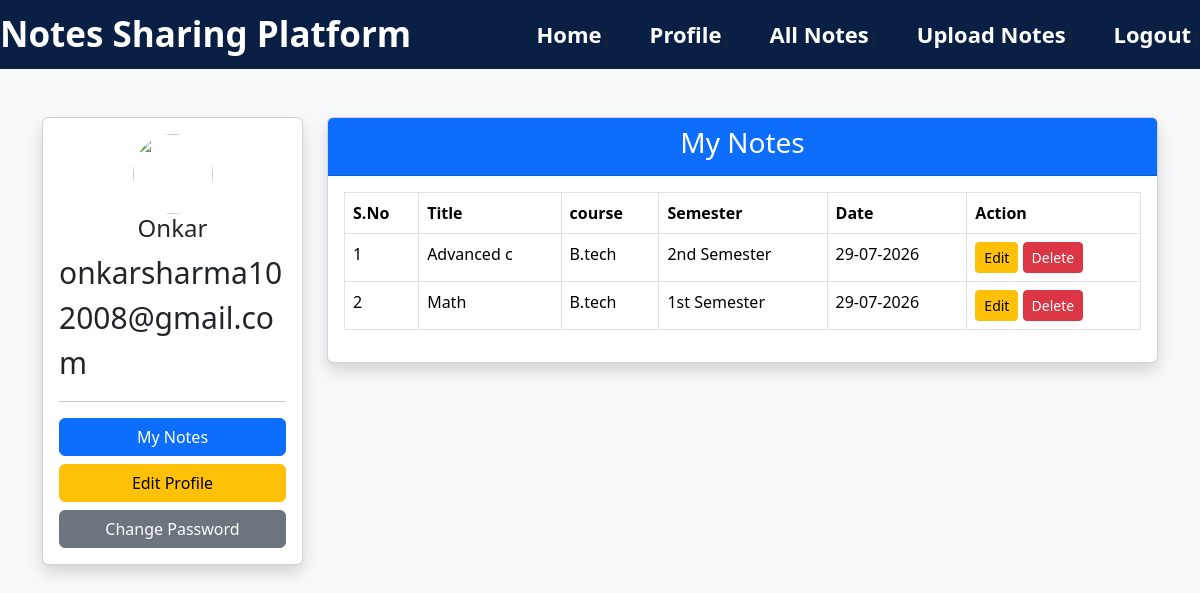
Screenshot of /profile (signed in) with the database file from the repository.
### tables this page shows
CREATE TABLE users (
            id INTEGER PRIMARY KEY AUTOINCREMENT,
            fullname TEXT,
            email TEXT,
            username TEXT,
            password TEXT
        );

CREATE TABLE notes (
    id INTEGER PRIMARY KEY AUTOINCREMENT,
    title TEXT,
    subject TEXT,
    semester TEXT,
    filename TEXT,
    uploaded_by TEXT
, upload_date TEXT, course TEXT);

### app.py (the view)
@app.route("/profile")
def profile():
    if "username" not in session:
        return redirect(url_for("login"))
    conn = sqlite3.connect("users.db")
    cursor = conn.cursor()
    cursor.execute(
        "SELECT fullname, username, email FROM users WHERE username=?",
        (session["username"],)
    )
    user = cursor.fetchone()
    cursor.execute(
        "SELECT id,title,subject,semester,upload_date FROM notes WHERE uploaded_by=?",
        (session["username"],)
    )
    notes = cursor.fetchall()
    conn.close()
    return render_template("profile.html", user=user, notes=notes)

### templates/profile.html (shortened to what this page needs)
<!DOCTYPE html>
<html lang="en">
<head>
     <link rel="stylesheet" href="{{ url_for('static', filename='css/style.css') }}">
    <link href="https://cdn.jsdelivr.net/npm/bootstrap@5.3.3/dist/css/bootstrap.min.css" rel="stylesheet">
</head>
<body class="bg-light">
<nav class="navbar">
            <div class="logo">
                 Notes Sharing Platform
            </div>
            <div class="menu">
            <a href="/">Home</a>|
            <a href="/profile">Profile</a>|
            <a href="/notes">All Notes</a>|
            <a href="/upload">Upload Notes</a>|
            <a href="/logout">Logout</a>|
        </div>
        </nav>
<div class="container mt-5">
<div class="row">
<div class="col-md-3">
<div class="card text-center shadow">
<div class="card-body">
<img src="{{ url_for('static', filename='images/profile.png') }}" class="profile-img">
<h4>{{ user[0] }}</h4>
<p>{{ user[2] }}</p>
<hr>
<a href="/profile" class="btn btn-primary w-100 mb-2">My Notes</a>
<a href="/edit-profile" class="btn btn-warning w-100 mb-2">Edit Profile</a>
<a href="/change-password" class="btn btn-secondary w-100">Change Password</a>
</div>
</div>
</div>
<div class="col-md-9">
<div class="card shadow">
<div class="card-header bg-primary text-white">
<h3>My Notes</h3>
</div>
<div class="card-body">
<table class="table table-bordered table-hover">
<thead>
<tr>
<th>S.No</th>
<th>Title</th>
<th>course</th>
<th>Semester</th>
<th>Date </th>
<th>Action</th>
</tr>
</thead>
<tbody>
{% for note in notes %}
<tr>
    <td>{{ loop.index }}</td>
    <td>{{ note[1] }}</td>
    <td>{{ note[2] }}</td>
    <td>{{ note[3]}}</td>
    <td>{{ note[4]}}</td>
    <td>
    <a href="{{ url_for('edit', id=note[0]) }}" class="btn btn-warning btn-sm">
        Edit
    </a>
    <a href="{{ url_for('delete', id=note[0]) }}"
       class="btn btn-danger btn-sm"
       onclick="return confirm('Are you sure you want to delete this note?')">
        Delete
    </a>
    </td>
</tr>
{% endfor %}
</tbody>
</table>
</div>
</div>
</div>
</div>
</div>
</body>
</html>

### static/css/style.css (style rules this page uses)
h2,h3 { text-align: center; font-size: 30px; justify-content: center; align-items: center; }
body { font-size: center; }
.navbar { display:flex; justify-content:space-between; align-items:center; background:#0a1f44; padding:20px 50px; }
.logo { color:white; font-size:35px; font-weight:bold; }
.menu a { color:white; text-decoration:none; margin-left:35px; font-size:22px; font-weight:bold; }
p { font-size: 30px; text-align: left; }
body { margin: 0; padding: 0; background-image: url("../images/background.jpg"); background-size: cover; background-position: center; background-repeat: no-repeat; height: 100vh; text-align: center; justify-content: center; align-items: center; }
.profile-img { width: 80px; height: 80px; border-radius: 50%; object-fit: cover; }

### rows the page displays
users: fullname "Onkar", email "onkarsharma102008@gmail.com"
notes: title "Advanced c", subject "B.tech", semester "2nd Semester", upload_date "29-07-2026"
notes: title "Math", subject "B.tech", semester "1st Semester", upload_date "29-07-2026"
